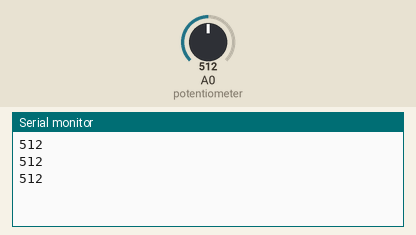
Simulated run of this sketch. Board: Arduino Uno, built with avr-gcc and run on an emulated ATmega328P. Shown: the last lines printed to the serial monitor. Inputs (shaded band) come from the test bench; at power-on: A0 (potentiometer) = 512.

Above: at 1.3 s.
1.4 s: A0 (potentiometer) set to 716
At 1.9 s:
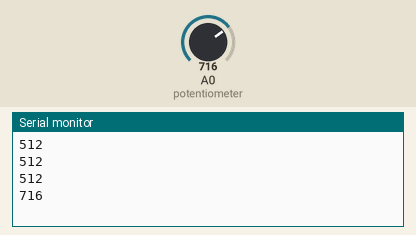
2.9 s: A0 (potentiometer) set to 900
At 3.4 s:
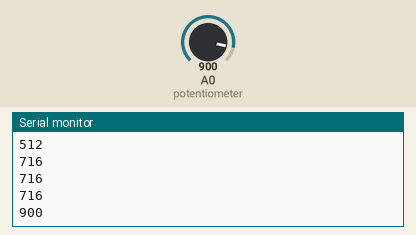
Timing chart, 0 to 5.9 s (numbered marks = the images above; inputs shaded):
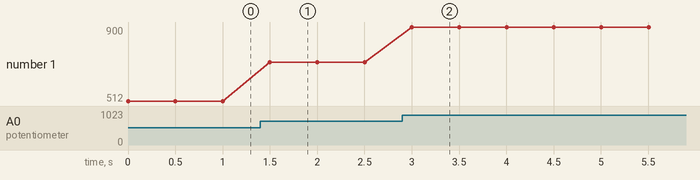

Measured:
- after the input at 1.4 s, the serial monitor: prints a new line after 0.10 s (image 1)
- after the input at 2.9 s, the serial monitor: prints a new line after 0.10 s (image 2)
- plotted number 1: 512 → 716 after the input at 1.4 s, 716 → 900 after the input at 2.9 s

The sketch:

Read_Analog_Value.ino
```cpp
//Read Analog Value (Potentiometer)
//Concept: Analog input, analogRead().

void setup() {
  Serial.begin(9600);
}

void loop() {
  int value = analogRead(A0);  // Read potentiometer value
  Serial.println(value);       //Serial.println() show value on Serial monitor
  delay(500);
}
```
